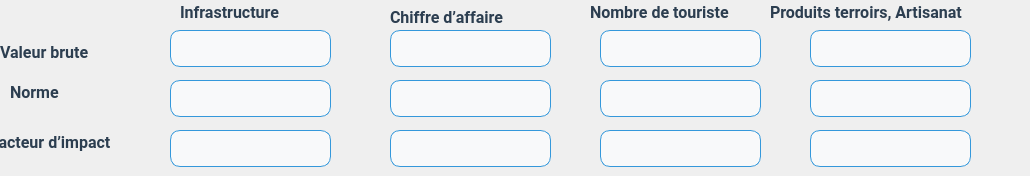
     <widget class="QWidget" name="tab_eco">
      <attribute name="title">
       <string>Période 1</string>
      </attribute>
      <widget class="QLabel" name="label_55">
       <property name="geometry">
        <rect>
         <x>770</x>
         <y>-10</y>
         <width>251</width>
         <height>45</height>
        </rect>
       </property>
       <property name="font">
        <font>
         <family>Roboto,Open Sans,Arial,sans-serif</family>
         <pointsize>-1</pointsize>
         <weight>75</weight>
         <bold>true</bold>
        </font>
       </property>
       <property name="styleSheet">
        <string notr="true">QLabel {
    font-family: 'Roboto', 'Open Sans', Arial, sans-serif; /* Police élégante */
    font-size: 16px;          /* Taille du texte pour lisibilité */
    font-weight: bold;      /* Pas de gras */
    color: #2c3e50;           /* Bleu foncé professionnel */
    text-align: center;       /* Centre le texte */
    background-color: transparent; /* Fond gris très clair */
}
</string>
       </property>
       <property name="text">
        <string>Produits terroirs, Artisanat </string>
       </property>
      </widget>
      <widget class="QLabel" name="label_57">
       <property name="geometry">
        <rect>
         <x>390</x>
         <y>-10</y>
         <width>181</width>
         <height>55</height>
        </rect>
       </property>
       <property name="font">
        <font>
         <family>Roboto,Open Sans,Arial,sans-serif</family>
         <pointsize>-1</pointsize>
         <weight>75</weight>
         <bold>true</bold>
        </font>
       </property>
       <property name="styleSheet">
        <string notr="true">QLabel {
    font-family: 'Roboto', 'Open Sans', Arial, sans-serif; /* Police élégante */
    font-size: 16px;          /* Taille du texte pour lisibilité */
    font-weight: bold;      /* Pas de gras */
    color: #2c3e50;           /* Bleu foncé professionnel */
    text-align: center;       /* Centre le texte */
    background-color: transparent; /* Fond gris très clair */
}

</string>
       </property>
       <property name="text">
        <string>Chiffre d’affaire  </string>
       </property>
      </widget>
      <widget class="QLabel" name="label_56">
       <property name="geometry">
        <rect>
         <x>590</x>
         <y>-10</y>
         <width>181</width>
         <height>45</height>
        </rect>
       </property>
       <property name="font">
        <font>
         <family>Roboto,Open Sans,Arial,sans-serif</family>
         <pointsize>-1</pointsize>
         <weight>75</weight>
         <bold>true</bold>
        </font>
       </property>
       <property name="styleSheet">
        <string notr="true">QLabel {
    font-family: 'Roboto', 'Open Sans', Arial, sans-serif; /* Police élégante */
    font-size: 16px;          /* Taille du texte pour lisibilité */
    font-weight: bold;      /* Pas de gras */
    color: #2c3e50;           /* Bleu foncé professionnel */
    text-align: center;       /* Centre le texte */
    background-color: transparent; /* Fond gris très clair */
}
</string>
       </property>
       <property name="text">
        <string>Nombre de touriste</string>
       </property>
      </widget>
      <widget class="QLabel" name="label_61">
       <property name="geometry">
        <rect>
         <x>180</x>
         <y>-10</y>
         <width>141</width>
         <height>45</height>
        </rect>
       </property>
       <property name="font">
        <font>
         <family>Roboto,Open Sans,Arial,sans-serif</family>
         <pointsize>-1</pointsize>
         <weight>75</weight>
         <bold>true</bold>
        </font>
       </property>
       <property name="styleSheet">
        <string notr="true">QLabel {
    font-family: 'Roboto', 'Open Sans', Arial, sans-serif; /* Police élégante */
    font-size: 16px;          /* Taille du texte pour lisibilité */
    font-weight: bold;      /* Pas de gras */
    color: #2c3e50;           /* Bleu foncé professionnel */
    text-align: center;       /* Centre le texte */
    background-color: transparent; /* Fond gris très clair */
}
</string>
       </property>
       <property name="text">
        <string>Infrastructure  </string>
       </property>
      </widget>
      <widget class="QLabel" name="label_62">
       <property name="geometry">
        <rect>
         <x>0</x>
         <y>30</y>
         <width>171</width>
         <height>45</height>
        </rect>
       </property>
       <property name="font">
        <font>
         <family>Roboto,Open Sans,Arial,sans-serif</family>
         <pointsize>-1</pointsize>
         <weight>75</weight>
         <bold>true</bold>
        </font>
       </property>
       <property name="styleSheet">
        <string notr="true">QLabel {
    font-family: 'Roboto', 'Open Sans', Arial, sans-serif; /* Police élégante */
    font-size: 16px;          /* Taille du texte pour lisibilité */
    font-weight: bold;      /* Pas de gras */
    color: #2c3e50;           /* Bleu foncé professionnel */
    text-align: center;       /* Centre le texte */
    background-color: transparent; /* Fond gris très clair */
}
</string>
       </property>
       <property name="text">
        <string>Valeur brute</string>
       </property>
      </widget>
      <widget class="QLabel" name="label_65">
       <property name="geometry">
        <rect>
         <x>10</x>
         <y>70</y>
         <width>151</width>
         <height>45</height>
        </rect>
       </property>
       <property name="font">
        <font>
         <family>Roboto,Open Sans,Arial,sans-serif</family>
         <pointsize>-1</pointsize>
         <weight>75</weight>
         <bold>true</bold>
        </font>
       </property>
       <property name="styleSheet">
        <string notr="true">QLabel {
    font-family: 'Roboto', 'Open Sans', Arial, sans-serif; /* Police élégante */
    font-size: 16px;          /* Taille du texte pour lisibilité */
    font-weight: bold;      /* Pas de gras */
    color: #2c3e50;           /* Bleu foncé professionnel */
    text-align: center;       /* Centre le texte */
    background-color: transparent; /* Fond gris très clair */
}
</string>
       </property>
       <property name="text">
        <string>Norme</string>
       </property>
      </widget>
      <widget class="QLabel" name="label_59">
       <property name="geometry">
        <rect>
         <x>-10</x>
         <y>120</y>
         <width>171</width>
         <height>45</height>
        </rect>
       </property>
       <property name="font">
        <font>
         <family>Roboto,Open Sans,Arial,sans-serif</family>
         <pointsize>-1</pointsize>
         <weight>75</weight>
         <bold>true</bold>
        </font>
       </property>
       <property name="styleSheet">
        <string notr="true">QLabel {
    font-family: 'Roboto', 'Open Sans', Arial, sans-serif; /* Police élégante */
    font-size: 16px;          /* Taille du texte pour lisibilité */
    font-weight: bold;      /* Pas de gras */
    color: #2c3e50;           /* Bleu foncé professionnel */
    text-align: center;       /* Centre le texte */
    background-color: transparent; /* Fond gris très clair */
}
</string>
       </property>
       <property name="text">
        <string>Facteur d’impact</string>
       </property>
      </widget>
      <widget class="QLineEdit" name="valeur_fc">
       <property name="geometry">
        <rect>
         <x>170</x>
         <y>30</y>
         <width>161</width>
         <height>37</height>
        </rect>
       </property>
       <property name="styleSheet">
        <string notr="true">QLineEdit {
    background-color: #f8f9fa; /* Fond gris très clair */
    border: 1px solid #3498db; /* Bordure bleue légère */
    border-radius: 10px;       /* Coins arrondis */
    padding: 5px 10px;         /* Espacement interne */
    font-family: 'Roboto', 'Open Sans', Arial, sans-serif; /* Police moderne */
    font-size: 14px;           /* Taille du texte */
    color: #2c3e50;            /* Texte bleu foncé */
}

QLineEdit:hover {
    border: 1px solid #1abc9c; /* Bordure verte au survol */
    background-color: #ffffff; /* Fond blanc au survol */
    transition: 0.3s ease;     /* Animation fluide */
}

QLineEdit:focus {
    border: 2px solid #1abc9c; /* Bordure verte épaisse quand sélectionné */
    background-color: #ffffff; /* Fond blanc */
    color: #2c3e50;            /* Couleur du texte */
}
</string>
       </property>
      </widget>
      <widget class="QLineEdit" name="val_br_ca">
       <property name="geometry">
        <rect>
         <x>390</x>
         <y>30</y>
         <width>161</width>
         <height>37</height>
        </rect>
       </property>
       <property name="styleSheet">
        <string notr="true">QLineEdit {
    background-color: #f8f9fa; /* Fond gris très clair */
    border: 1px solid #3498db; /* Bordure bleue légère */
    border-radius: 10px;       /* Coins arrondis */
    padding: 5px 10px;         /* Espacement interne */
    font-family: 'Roboto', 'Open Sans', Arial, sans-serif; /* Police moderne */
    font-size: 14px;           /* Taille du texte */
    color: #2c3e50;            /* Texte bleu foncé */
}

QLineEdit:hover {
    border: 1px solid #1abc9c; /* Bordure verte au survol */
    background-color: #ffffff; /* Fond blanc au survol */
    transition: 0.3s ease;     /* Animation fluide */
}

QLineEdit:focus {
    border: 2px solid #1abc9c; /* Bordure verte épaisse quand sélectionné */
    background-color: #ffffff; /* Fond blanc */
    color: #2c3e50;            /* Couleur du texte */
}
</string>
       </property>
      </widget>
      <widget class="QLineEdit" name="nt_vb">
       <property name="geometry">
        <rect>
         <x>600</x>
         <y>30</y>
         <width>161</width>
         <height>37</height>
        </rect>
       </property>
       <property name="styleSheet">
        <string notr="true">QLineEdit {
    background-color: #f8f9fa; /* Fond gris très clair */
    border: 1px solid #3498db; /* Bordure bleue légère */
    border-radius: 10px;       /* Coins arrondis */
    padding: 5px 10px;         /* Espacement interne */
    font-family: 'Roboto', 'Open Sans', Arial, sans-serif; /* Police moderne */
    font-size: 14px;           /* Taille du texte */
    color: #2c3e50;            /* Texte bleu foncé */
}

QLineEdit:hover {
    border: 1px solid #1abc9c; /* Bordure verte au survol */
    background-color: #ffffff; /* Fond blanc au survol */
    transition: 0.3s ease;     /* Animation fluide */
}

QLineEdit:focus {
    border: 2px solid #1abc9c; /* Bordure verte épaisse quand sélectionné */
    background-color: #ffffff; /* Fond blanc */
    color: #2c3e50;            /* Couleur du texte */
}
</string>
       </property>
      </widget>
      <widget class="QLineEdit" name="ata_vb">
       <property name="geometry">
        <rect>
         <x>810</x>
         <y>30</y>
         <width>161</width>
         <height>37</height>
        </rect>
       </property>
       <property name="styleSheet">
        <string notr="true">QLineEdit {
    background-color: #f8f9fa; /* Fond gris très clair */
    border: 1px solid #3498db; /* Bordure bleue légère */
    border-radius: 10px;       /* Coins arrondis */
    padding: 5px 10px;         /* Espacement interne */
    font-family: 'Roboto', 'Open Sans', Arial, sans-serif; /* Police moderne */
    font-size: 14px;           /* Taille du texte */
    color: #2c3e50;            /* Texte bleu foncé */
}

QLineEdit:hover {
    border: 1px solid #1abc9c; /* Bordure verte au survol */
    background-color: #ffffff; /* Fond blanc au survol */
    transition: 0.3s ease;     /* Animation fluide */
}

QLineEdit:focus {
    border: 2px solid #1abc9c; /* Bordure verte épaisse quand sélectionné */
    background-color: #ffffff; /* Fond blanc */
    color: #2c3e50;            /* Couleur du texte */
}
</string>
       </property>
      </widget>
      <widget class="QLineEdit" name="norme_inf">
       <property name="geometry">
        <rect>
         <x>170</x>
         <y>80</y>
         <width>161</width>
         <height>37</height>
        </rect>
       </property>
       <property name="styleSheet">
        <string notr="true">QLineEdit {
    background-color: #f8f9fa; /* Fond gris très clair */
    border: 1px solid #3498db; /* Bordure bleue légère */
    border-radius: 10px;       /* Coins arrondis */
    padding: 5px 10px;         /* Espacement interne */
    font-family: 'Roboto', 'Open Sans', Arial, sans-serif; /* Police moderne */
    font-size: 14px;           /* Taille du texte */
    color: #2c3e50;            /* Texte bleu foncé */
}

QLineEdit:hover {
    border: 1px solid #1abc9c; /* Bordure verte au survol */
    background-color: #ffffff; /* Fond blanc au survol */
    transition: 0.3s ease;     /* Animation fluide */
}

QLineEdit:focus {
    border: 2px solid #1abc9c; /* Bordure verte épaisse quand sélectionné */
    background-color: #ffffff; /* Fond blanc */
    color: #2c3e50;            /* Couleur du texte */
}
</string>
       </property>
      </widget>
      <widget class="QLineEdit" name="fact_inf">
       <property name="geometry">
        <rect>
         <x>170</x>
         <y>130</y>
         <width>161</width>
         <height>37</height>
        </rect>
       </property>
       <property name="styleSheet">
        <string notr="true">QLineEdit {
    background-color: #f8f9fa; /* Fond gris très clair */
    border: 1px solid #3498db; /* Bordure bleue légère */
    border-radius: 10px;       /* Coins arrondis */
    padding: 5px 10px;         /* Espacement interne */
    font-family: 'Roboto', 'Open Sans', Arial, sans-serif; /* Police moderne */
    font-size: 14px;           /* Taille du texte */
    color: #2c3e50;            /* Texte bleu foncé */
}

QLineEdit:hover {
    border: 1px solid #1abc9c; /* Bordure verte au survol */
    background-color: #ffffff; /* Fond blanc au survol */
    transition: 0.3s ease;     /* Animation fluide */
}

QLineEdit:focus {
    border: 2px solid #1abc9c; /* Bordure verte épaisse quand sélectionné */
    background-color: #ffffff; /* Fond blanc */
    color: #2c3e50;            /* Couleur du texte */
}
</string>
       </property>
      </widget>
      <widget class="QLineEdit" name="norme_ca">
       <property name="geometry">
        <rect>
         <x>390</x>
         <y>80</y>
         <width>161</width>
         <height>37</height>
        </rect>
       </property>
       <property name="styleSheet">
        <string notr="true">QLineEdit {
    background-color: #f8f9fa; /* Fond gris très clair */
    border: 1px solid #3498db; /* Bordure bleue légère */
    border-radius: 10px;       /* Coins arrondis */
    padding: 5px 10px;         /* Espacement interne */
    font-family: 'Roboto', 'Open Sans', Arial, sans-serif; /* Police moderne */
    font-size: 14px;           /* Taille du texte */
    color: #2c3e50;            /* Texte bleu foncé */
}

QLineEdit:hover {
    border: 1px solid #1abc9c; /* Bordure verte au survol */
    background-color: #ffffff; /* Fond blanc au survol */
    transition: 0.3s ease;     /* Animation fluide */
}

QLineEdit:focus {
    border: 2px solid #1abc9c; /* Bordure verte épaisse quand sélectionné */
    background-color: #ffffff; /* Fond blanc */
    color: #2c3e50;            /* Couleur du texte */
}
</string>
       </property>
      </widget>
      <widget class="QLineEdit" name="fac_imp_ca">
       <property name="geometry">
        <rect>
         <x>390</x>
         <y>130</y>
         <width>161</width>
         <height>37</height>
        </rect>
       </property>
       <property name="styleSheet">
        <string notr="true">QLineEdit {
    background-color: #f8f9fa; /* Fond gris très clair */
    border: 1px solid #3498db; /* Bordure bleue légère */
    border-radius: 10px;       /* Coins arrondis */
    padding: 5px 10px;         /* Espacement interne */
    font-family: 'Roboto', 'Open Sans', Arial, sans-serif; /* Police moderne */
    font-size: 14px;           /* Taille du texte */
    color: #2c3e50;            /* Texte bleu foncé */
}

QLineEdit:hover {
    border: 1px solid #1abc9c; /* Bordure verte au survol */
    background-color: #ffffff; /* Fond blanc au survol */
    transition: 0.3s ease;     /* Animation fluide */
}

QLineEdit:focus {
    border: 2px solid #1abc9c; /* Bordure verte épaisse quand sélectionné */
    background-color: #ffffff; /* Fond blanc */
    color: #2c3e50;            /* Couleur du texte */
}
</string>
       </property>
      </widget>
      <widget class="QLineEdit" name="norme_nt">
       <property name="geometry">
        <rect>
         <x>600</x>
         <y>80</y>
         <width>161</width>
         <height>37</height>
        </rect>
       </property>
       <property name="styleSheet">
        <string notr="true">QLineEdit {
    background-color: #f8f9fa; /* Fond gris très clair */
    border: 1px solid #3498db; /* Bordure bleue légère */
    border-radius: 10px;       /* Coins arrondis */
    padding: 5px 10px;         /* Espacement interne */
    font-family: 'Roboto', 'Open Sans', Arial, sans-serif; /* Police moderne */
    font-size: 14px;           /* Taille du texte */
    color: #2c3e50;            /* Texte bleu foncé */
}

QLineEdit:hover {
    border: 1px solid #1abc9c; /* Bordure verte au survol */
    background-color: #ffffff; /* Fond blanc au survol */
    transition: 0.3s ease;     /* Animation fluide */
}

QLineEdit:focus {
    border: 2px solid #1abc9c; /* Bordure verte épaisse quand sélectionné */
    background-color: #ffffff; /* Fond blanc */
    color: #2c3e50;            /* Couleur du texte */
}
</string>
       </property>
      </widget>
      <widget class="QLineEdit" name="nt_fi">
       <property name="geometry">
        <rect>
         <x>600</x>
         <y>130</y>
         <width>161</width>
         <height>37</height>
        </rect>
       </property>
       <property name="styleSheet">
        <string notr="true">QLineEdit {
    background-color: #f8f9fa; /* Fond gris très clair */
    border: 1px solid #3498db; /* Bordure bleue légère */
    border-radius: 10px;       /* Coins arrondis */
    padding: 5px 10px;         /* Espacement interne */
    font-family: 'Roboto', 'Open Sans', Arial, sans-serif; /* Police moderne */
    font-size: 14px;           /* Taille du texte */
    color: #2c3e50;            /* Texte bleu foncé */
}

QLineEdit:hover {
    border: 1px solid #1abc9c; /* Bordure verte au survol */
    background-color: #ffffff; /* Fond blanc au survol */
    transition: 0.3s ease;     /* Animation fluide */
}

QLineEdit:focus {
    border: 2px solid #1abc9c; /* Bordure verte épaisse quand sélectionné */
    background-color: #ffffff; /* Fond blanc */
    color: #2c3e50;            /* Couleur du texte */
}
</string>
       </property>
      </widget>
      <widget class="QLineEdit" name="pta_vb">
       <property name="geometry">
        <rect>
         <x>810</x>
         <y>80</y>
         <width>161</width>
         <height>37</height>
        </rect>
       </property>
       <property name="styleSheet">
        <string notr="true">QLineEdit {
    background-color: #f8f9fa; /* Fond gris très clair */
    border: 1px solid #3498db; /* Bordure bleue légère */
    border-radius: 10px;       /* Coins arrondis */
    padding: 5px 10px;         /* Espacement interne */
    font-family: 'Roboto', 'Open Sans', Arial, sans-serif; /* Police moderne */
    font-size: 14px;           /* Taille du texte */
    color: #2c3e50;            /* Texte bleu foncé */
}

QLineEdit:hover {
    border: 1px solid #1abc9c; /* Bordure verte au survol */
    background-color: #ffffff; /* Fond blanc au survol */
    transition: 0.3s ease;     /* Animation fluide */
}

QLineEdit:focus {
    border: 2px solid #1abc9c; /* Bordure verte épaisse quand sélectionné */
    background-color: #ffffff; /* Fond blanc */
    color: #2c3e50;            /* Couleur du texte */
}
</string>
       </property>
      </widget>
      <widget class="QLineEdit" name="pta_fi">
       <property name="geometry">
        <rect>
         <x>810</x>
         <y>130</y>
         <width>161</width>
         <height>37</height>
        </rect>
       </property>
       <property name="styleSheet">
        <string notr="true">QLineEdit {
    background-color: #f8f9fa; /* Fond gris très clair */
    border: 1px solid #3498db; /* Bordure bleue légère */
    border-radius: 10px;       /* Coins arrondis */
    padding: 5px 10px;         /* Espacement interne */
    font-family: 'Roboto', 'Open Sans', Arial, sans-serif; /* Police moderne */
    font-size: 14px;           /* Taille du texte */
    color: #2c3e50;            /* Texte bleu foncé */
}

QLineEdit:hover {
    border: 1px solid #1abc9c; /* Bordure verte au survol */
    background-color: #ffffff; /* Fond blanc au survol */
    transition: 0.3s ease;     /* Animation fluide */
}

QLineEdit:focus {
    border: 2px solid #1abc9c; /* Bordure verte épaisse quand sélectionné */
    background-color: #ffffff; /* Fond blanc */
    color: #2c3e50;            /* Couleur du texte */
}
</string>
       </property>
      </widget>
     </widget>
